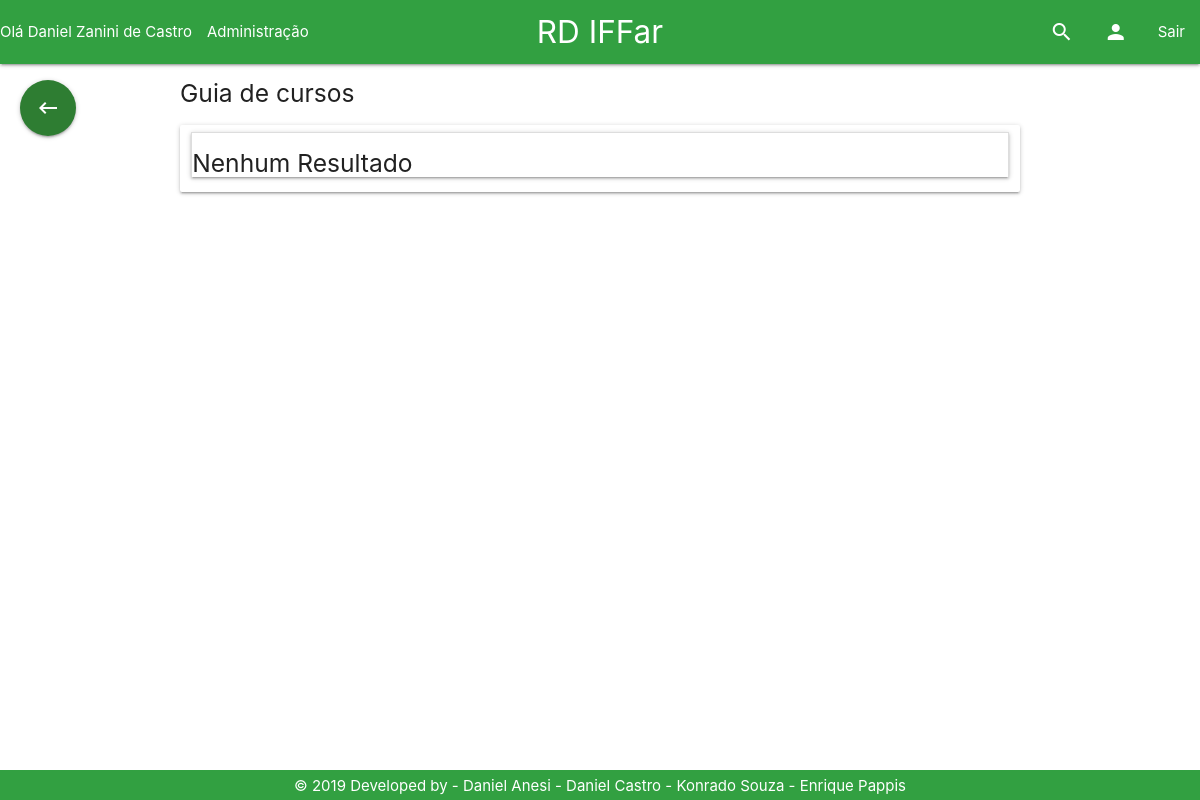
Page /Tela/guiaTurma.php (signed in) on the earlier database version.
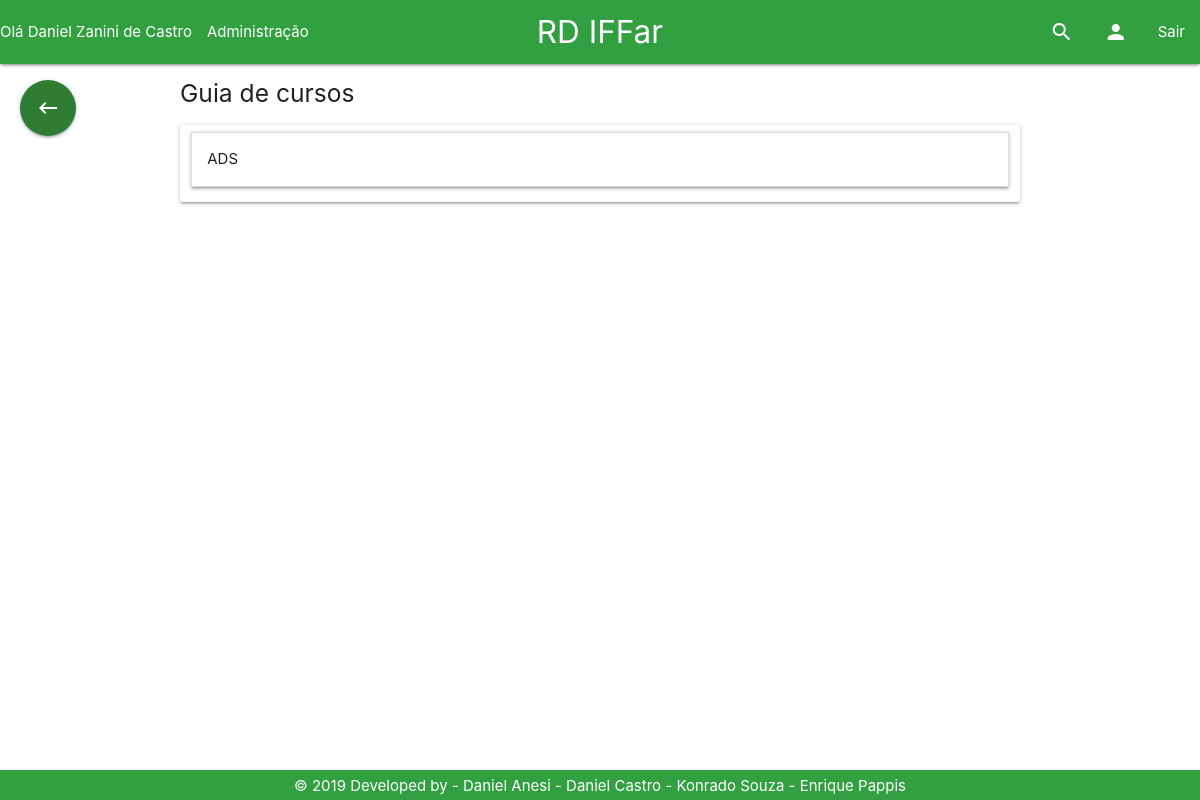
Same page on the later database version.
### tables this page shows
CREATE TABLE `curso` (
  `id_curso` int(11) NOT NULL,
  `nome` varchar(120) NOT NULL,
  `matricula_coordenador` int(11) NOT NULL
);

### Controle/cursoPDO.php (called while the page is built, shortened)
<?php
if (realpath('./index.php')) {
    include_once './Controle/conexao.php';
    include_once './Modelo/Curso.php';
} else {
    if (realpath('../index.php')) {
        include_once '../Modelo/Curso.php';
    } else {
        if (realpath('../../index.php')) {
            include_once '../../Controle/conexao.php';
            include_once '../../Modelo/Curso.php';
        }
    }
}
class CursoPDO{
    public function selectCurso(){
        $con = new conexao();
        $pdo = $con->getConexao();
        $stmt = $pdo->prepare('select * from curso;');
        $stmt->execute();
        if ($stmt->rowCount() > 0) {
            return $stmt;
        } else {
            return false;
        }
    }
            }

### Modelo/Curso.php (called while the page is built, shortened)
<?php
class curso{
private $nome;
public function __construct() {
    if (func_num_args() != 0) {
        $atributos = func_get_args()[0];
        }
    }
     public function getNome(){
         return $this->nome;
     }
}

### Tela/guiaTurma.php (the view, shortened to what this page needs)
<!DOCTYPE html>
<?php
include_once '../Controle/cursoPDO.php';
include_once '../Controle/trabalhoPDO.php';
include_once '../Modelo/Curso.php';
include_once '../Base/header.php';
?>
<html>
<head>
</head>
<body>
<main>
<div class="container">
    <div class="row">
        <h5>Guia de cursos</h5>
        <div class="col l12 card">
            <ul class="collapsible">
                <?php
                $cursoPDO = new CursoPDO();
                $stmtCurso = $cursoPDO->selectCurso();
                if ($stmtCurso != false) {
                    while ($resultadoCurso = $stmtCurso->fetch()) {
                        $curso = new curso($resultadoCurso);
                        ?>
                        <li>
                            <div class="collapsible-header"><?php echo $curso->getNome(); ?></div>
                        </li>
                        <?php
                    }
                } else {
                    echo "<h5>Nenhum Resultado</h5>";
                }
                ?>
            </ul>
        </div>
    </div>
</div>
</main>
<?php
include_once '../Base/footer.php';
?>
</body>
</html>

Differences in the rows shown:
added curso: nome "ADS"
Other differences:
text no longer shown: "Nenhum Resultado"
